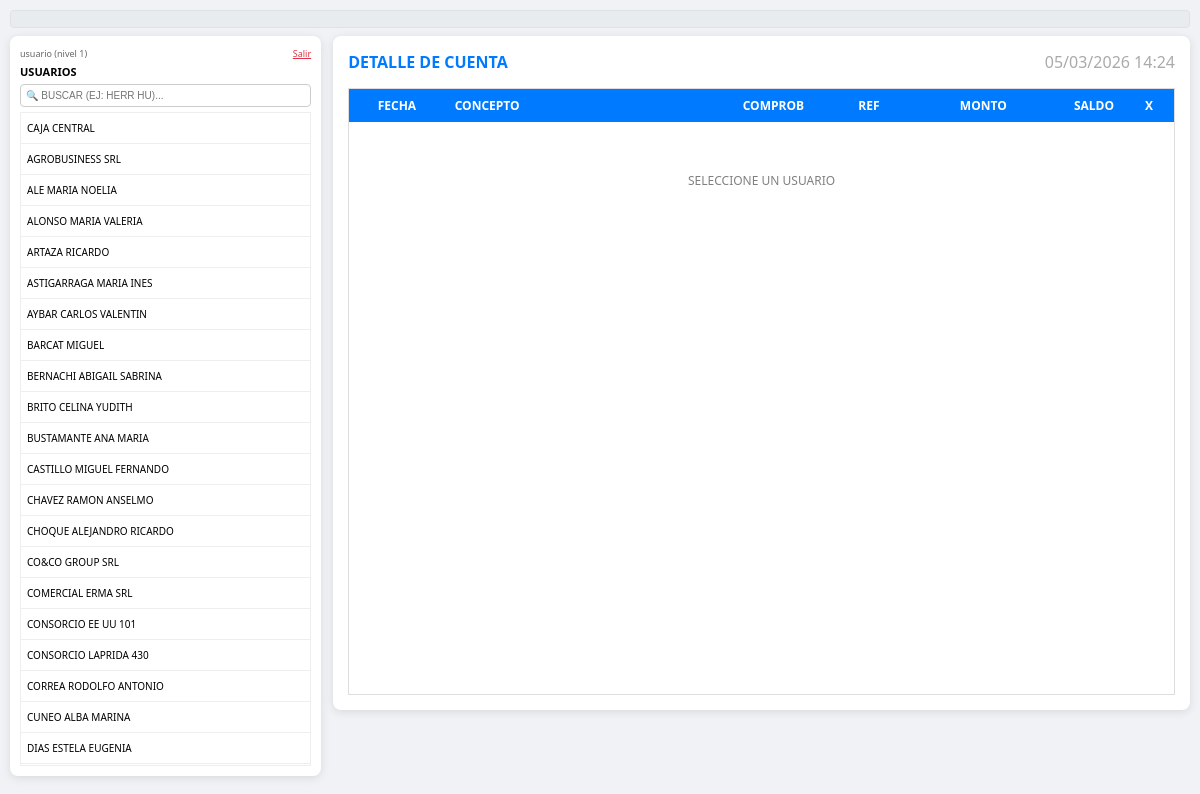
The page /index.php (signed in) on the database its author committed.
### tables this page shows
CREATE TABLE `usuarios` (
  `id` int(11) NOT NULL AUTO_INCREMENT,
  `apellido` varchar(150) NOT NULL,
  `dni` varchar(20) NOT NULL,
  `cuit` varchar(25) DEFAULT NULL,
  `domicilio` varchar(200) DEFAULT NULL,
  `email` varchar(100) DEFAULT NULL,
  `celular` varchar(20) DEFAULT NULL,
  `consorcio` varchar(100) DEFAULT NULL,
  PRIMARY KEY (`id`)
);

### index.php (the view, shortened to what this page needs)
<?php
include 'db.php';
$sql = "SELECT u.*,
        (SELECT a.fecha_fin
         FROM alquileres a
         WHERE (a.inquilino1_id = u.id OR a.inquilino2_id = u.id)
         AND a.estado = 'VIGENTE'
         ORDER BY a.fecha_fin DESC
         LIMIT 1) as fecha_fin_contrato
        FROM usuarios u
        ORDER BY (u.id = 1) DESC, u.apellido ASC";
$resultado = mysqli_query($conexion, $sql);
$nivelAcceso = (int)($_SESSION['acceso_nivel'] ?? 0);
$soloLectura = ($nivelAcceso < 2);
?>
<!DOCTYPE html>
<html lang="es">
<head>
</head>
<body>
    <?php if (defined('ENVIRONMENT') && ENVIRONMENT === 'dev'): ?>
    <nav class="deploy-navbar"><?php include 'controlDeploy.php'; ?></nav>
    <?php endif; ?>
    <div class="contenedor-principal">
    <div class="contenedor-usuarios">
        <div style="display:flex; justify-content:space-between; align-items:center; flex-wrap:wrap; gap:4px; margin-bottom:4px;">
            <span style="font-size:9px; color:#666;"><?= htmlspecialchars($_SESSION['acceso_usuario'] ?? '') ?> (nivel <?= (int)($_SESSION['acceso_nivel'] ?? 0) ?>)</span>
            <div>
                <a href="<?= (isset($_SESSION['acceso_nivel']) && $_SESSION['acceso_nivel'] >= 1 && $_SESSION['acceso_nivel'] <= 3) ? 'respaldar_al_salir.php' : 'logout.php' ?>" style="color:#dc3545; font-size:9px;">Salir</a>
            </div>
        </div>
        <div style="display:flex; justify-content:space-between; align-items:center;">
            <h2 style="font-size:11px; margin:0;">USUARIOS</h2>
        </div>
        <input type="text" id="txtBuscador" placeholder="🔍 BUSCAR (EJ: HERR HU)..." onkeyup="filtrar()" style="width:100%; font-size:10px; margin-top:5px; padding:5px; border:1px solid #ccc; border-radius:4px; box-sizing:border-box;">
        <div class="scroll-usuarios">
            <table class="tabla-usuarios">
                <tbody id="cuerpo">
                    <?php while ($f = mysqli_fetch_array($resultado)) {
                        $btnEdit = $soloLectura ? '' : "<button class='btn-edit-inline' onclick='event.stopPropagation(); abrirEditor({$f['id']})'>📝 EDITAR</button>";
                        $fechaFinAttr = '';
                        if (!empty($f['fecha_fin_contrato'])) {
                            $fechaFinAttr = " data-fecha-fin='".htmlspecialchars($f['fecha_fin_contrato'])."'";
                        }
                        echo "<tr data-id=\"{$f['id']}\" onclick='cargarMovimientos(this, {$f['id']})'$fechaFinAttr>
                                <td>
                                    <span class='nombre-txt'>".strtoupper($f['apellido'])."</span>
                                    $btnEdit
                                </td>
                              </tr>";
                    } ?>
                </tbody>
            </table>
        </div>
    </div>
    <div class="contenedor-grid">
        <div class="cabecera-detalle">
            <div style="display:flex; align-items:center; gap:10px;">
                <h2 id="tituloMovimientos" style="font-size:1rem; color:#007bff; margin:0;">DETALLE DE CUENTA</h2>
            </div>
            <div style="display:flex; align-items:center; gap:12px; flex-wrap:wrap;">
                <div id="reloj-sistema"></div>
            </div>
        </div>
        <div class="scroll-grid" id="divScroll">
            <table class="tabla-datos">
                <thead>
                    <tr>
                        <th style="width:12%;" class="al-cen">FECHA</th>
                        <th style="width:36%;" class="al-izq">CONCEPTO</th>
                        <th style="width:14%;" class="al-cen">COMPROB</th>
                        <th style="width:10%;" class="al-cen">REF</th>
                        <th style="width:13%;" class="al-der">MONTO</th>
                        <th style="width:13%;" class="al-der">SALDO</th>
                        <th style="width:40px;" class="al-cen">X</th>
                    </tr>
                </thead>
                <tbody id="tablaMovimientos">
                    <tr><td colspan="7" style="padding:50px; text-align:center; color:gray;">SELECCIONE UN USUARIO</td></tr>
                </tbody>
            </table>
        </div>
    </div>
    </div>
</body>
</html>

### index.php (style rules this page uses)
body { font-family: 'Segoe UI', sans-serif; background: #f0f2f5; margin: 0; padding: 10px; display: flex; flex-direction: column; align-items: stretch; }
.deploy-navbar { flex: 0 0 auto; margin-bottom: 8px; }
.contenedor-principal { display: flex; align-items: flex-start; flex: 1; min-width: 0; }
.contenedor-usuarios { background: white; padding: 10px; border-radius: 8px; box-shadow: 0 2px 10px rgba(0,0,0,0.1); width: 25vw; margin-right: 1vw; height: 90vh; display: flex; flex-direction: column; font-size: 10px; }
.contenedor-grid { background: white; padding: 15px; border-radius: 8px; box-shadow: 0 2px 10px rgba(0,0,0,0.1); width: 71vw; height: calc(90vh - 2cm); position: relative; display: flex; flex-direction: column; min-height: 0; }
.cabecera-detalle { display: flex; justify-content: space-between; align-items: center; margin-bottom: 10px; flex-shrink: 0; }
#reloj-sistema { font-size: 1rem; color: #aaa; font-weight: 300; min-width: 150px; text-align: right; }
.scroll-usuarios { flex-grow: 1; overflow-y: auto; border: 1px solid #eee; margin-top: 5px; }
.scroll-grid { flex: 1; min-height: 0; overflow-y: scroll; overflow-x: auto; border: 1px solid #ddd; margin-top: 5px; background: #fff; }
.tabla-datos { width: 100%; border-collapse: collapse; font-size: 12px; table-layout: fixed; }
.tabla-datos th { background: #007bff; color: white; padding: 8px 5px; position: sticky; top: 0; z-index: 10; font-weight: bold; }
.tabla-usuarios { width: 100%; border-collapse: collapse; }
.tabla-usuarios td { border-bottom: 1px solid #eee; padding: 8px 6px; cursor: pointer; text-transform: uppercase; display: flex; justify-content: space-between; align-items: center; }
.al-izq { text-align: left !important; padding-left: 10px !important; }
.al-der { text-align: right !important; padding-right: 10px !important; }
.al-cen { text-align: center !important; }

### rows shown on the page
usuarios: apellido "CAJA CENTRAL"
usuarios: apellido "AGROBUSINESS SRL"
usuarios: apellido "ALE MARIA NOELIA"
usuarios: apellido "ALONSO MARIA VALERIA"
usuarios: apellido "ARTAZA RICARDO"
usuarios: apellido "ASTIGARRAGA MARIA INES"
usuarios: apellido "AYBAR CARLOS VALENTIN"
usuarios: apellido "BARCAT MIGUEL"
usuarios: apellido "BERNACHI ABIGAIL SABRINA"
usuarios: apellido "BRITO CELINA YUDITH"
usuarios: apellido "BUSTAMANTE ANA MARIA"
usuarios: apellido "CASTILLO MIGUEL FERNANDO"
usuarios: apellido "CHAVEZ RAMON ANSELMO"
usuarios: apellido "CHOQUE ALEJANDRO RICARDO"
usuarios: apellido "CO&CO GROUP SRL"
usuarios: apellido "COMERCIAL ERMA SRL"
usuarios: apellido "CONSORCIO EE UU 101"
usuarios: apellido "CONSORCIO LAPRIDA 430"
usuarios: apellido "CORREA RODOLFO ANTONIO"
usuarios: apellido "CUNEO ALBA MARINA"
usuarios: apellido "DIAS ESTELA EUGENIA"

### other values the page prints
$_SESSION['acceso_usuario'] "usuario"
$_SESSION['acceso_nivel'] "1"
